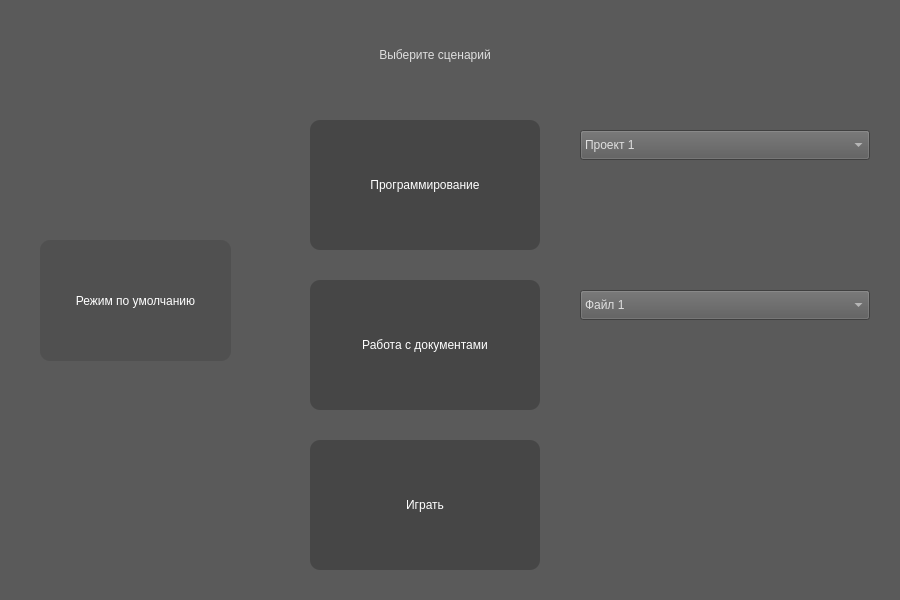
<?xml version="1.0" encoding="UTF-8"?>
<ui version="4.0">
 <class>MainWindow</class>
 <widget class="QMainWindow" name="MainWindow">
  <property name="geometry">
   <rect>
    <x>0</x>
    <y>0</y>
    <width>900</width>
    <height>600</height>
   </rect>
  </property>
  <property name="minimumSize">
   <size>
    <width>900</width>
    <height>600</height>
   </size>
  </property>
  <property name="maximumSize">
   <size>
    <width>900</width>
    <height>600</height>
   </size>
  </property>
  <property name="windowTitle">
   <string>MainWindow</string>
  </property>
  <property name="styleSheet">
   <string notr="true">background-color: rgb(90, 90, 90);
font: 9pt &quot;Arial&quot;;
color: rgb(223, 223, 223);</string>
  </property>
  <widget class="QWidget" name="centralwidget">
   <widget class="QPushButton" name="default_1">
    <property name="geometry">
     <rect>
      <x>40</x>
      <y>240</y>
      <width>191</width>
      <height>121</height>
     </rect>
    </property>
    <property name="styleSheet">
     <string notr="true">QPushButton {
    border-radius:  10px;
    background-color: rgb(80, 80, 80);
    color:  rgb(255, 255, 255);
}

QPushButton:pressed {
    background-color:  rgb(75, 75, 75);
}</string>
    </property>
    <property name="text">
     <string>Режим по умолчанию</string>
    </property>
   </widget>
   <widget class="QComboBox" name="prog_args">
    <property name="geometry">
     <rect>
      <x>580</x>
      <y>130</y>
      <width>290</width>
      <height>30</height>
     </rect>
    </property>
    <property name="styleSheet">
     <string notr="true">QPushButton {
    border-radius:  10px;
    background-color: rgb(80, 80, 80);
    color:  rgb(255, 255, 255);
}

QPushButton:pressed {
    background-color:  rgb(75, 75, 75);
}</string>
    </property>
    <item>
     <property name="text">
      <string>Проект 1</string>
     </property>
    </item>
    <item>
     <property name="text">
      <string>Проект 2</string>
     </property>
    </item>
    <item>
     <property name="text">
      <string>Проект 3</string>
     </property>
    </item>
   </widget>
   <widget class="QLabel" name="label">
    <property name="geometry">
     <rect>
      <x>310</x>
      <y>30</y>
      <width>250</width>
      <height>50</height>
     </rect>
    </property>
    <property name="styleSheet">
     <string notr="true">font: 15pt &quot;Arial&quot;;</string>
    </property>
    <property name="text">
     <string>Выберите сценарий</string>
    </property>
    <property name="alignment">
     <set>Qt::AlignCenter</set>
    </property>
    <property name="margin">
     <number>10</number>
    </property>
   </widget>
   <widget class="QPushButton" name="docs">
    <property name="geometry">
     <rect>
      <x>310</x>
      <y>280</y>
      <width>230</width>
      <height>130</height>
     </rect>
    </property>
    <property name="styleSheet">
     <string notr="true">QPushButton {
    border-radius:  10px;
    background-color: rgb(70, 70, 70);
    color:  rgb(255, 255, 255);
}

QPushButton:pressed {
    background-color:  rgb(65, 65, 65);
}</string>
    </property>
    <property name="text">
     <string>Работа с документами</string>
    </property>
   </widget>
   <widget class="QPushButton" name="gaming">
    <property name="geometry">
     <rect>
      <x>310</x>
      <y>440</y>
      <width>230</width>
      <height>130</height>
     </rect>
    </property>
    <property name="styleSheet">
     <string notr="true">QPushButton {
    border-radius:  10px;
    background-color: rgb(70, 70, 70);
    color:  rgb(255, 255, 255);
}

QPushButton:pressed {
    background-color:  rgb(65, 65, 65);
}</string>
    </property>
    <property name="text">
     <string>Играть</string>
    </property>
   </widget>
   <widget class="QPushButton" name="programming">
    <property name="geometry">
     <rect>
      <x>310</x>
      <y>120</y>
      <width>230</width>
      <height>130</height>
     </rect>
    </property>
    <property name="styleSheet">
     <string notr="true">QPushButton {
    border-radius:  10px;
    background-color: rgb(70, 70, 70);
    color:  rgb(255, 255, 255);
}

QPushButton:pressed {
    background-color:  rgb(65, 65, 65);
}</string>
    </property>
    <property name="text">
     <string>Программирование</string>
    </property>
   </widget>
   <widget class="QComboBox" name="docs_argd">
    <property name="geometry">
     <rect>
      <x>580</x>
      <y>290</y>
      <width>290</width>
      <height>30</height>
     </rect>
    </property>
    <property name="styleSheet">
     <string notr="true">QPushButton {
    border-radius:  10px;
    background-color: rgb(80, 80, 80);
    color:  rgb(255, 255, 255);
}

QPushButton:pressed {
    background-color:  rgb(75, 75, 75);
}</string>
    </property>
    <item>
     <property name="text">
      <string>Файл 1</string>
     </property>
    </item>
    <item>
     <property name="text">
      <string>Файл 2</string>
     </property>
    </item>
    <item>
     <property name="text">
      <string>Файл 3</string>
     </property>
    </item>
   </widget>
  </widget>
 </widget>
 <resources/>
 <connections/>
</ui>
